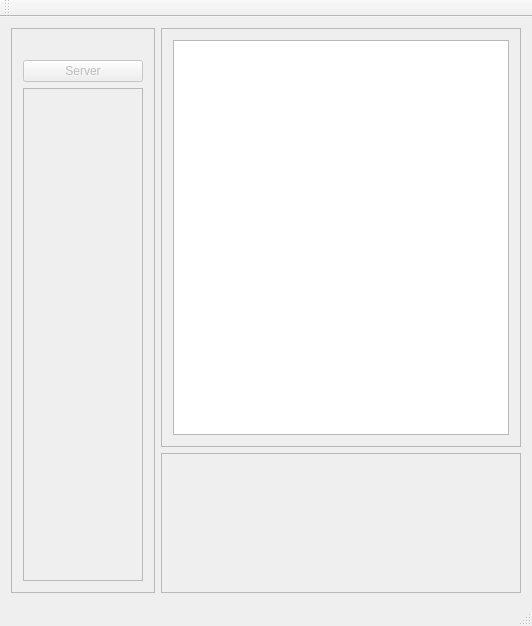
<?xml version="1.0" encoding="UTF-8"?>
<ui version="4.0">
 <class>MainWindowClass</class>
 <widget class="QMainWindow" name="MainWindowClass">
  <property name="geometry">
   <rect>
    <x>0</x>
    <y>0</y>
    <width>532</width>
    <height>626</height>
   </rect>
  </property>
  <property name="windowTitle">
   <string>MainWindow</string>
  </property>
  <widget class="QWidget" name="centralWidget">
   <layout class="QGridLayout" name="gridLayout_2" rowstretch="3,1" columnstretch="2,5">
    <item row="0" column="0" rowspan="2">
     <widget class="QFrame" name="frame">
      <property name="frameShape">
       <enum>QFrame::StyledPanel</enum>
      </property>
      <property name="frameShadow">
       <enum>QFrame::Raised</enum>
      </property>
      <layout class="QGridLayout" name="gridLayout">
       <item row="2" column="0">
        <widget class="QScrollArea" name="scrollArea">
         <property name="sizePolicy">
          <sizepolicy hsizetype="Expanding" vsizetype="Expanding">
           <horstretch>0</horstretch>
           <verstretch>0</verstretch>
          </sizepolicy>
         </property>
         <property name="horizontalScrollBarPolicy">
          <enum>Qt::ScrollBarAlwaysOff</enum>
         </property>
         <property name="sizeAdjustPolicy">
          <enum>QAbstractScrollArea::AdjustToContents</enum>
         </property>
         <property name="widgetResizable">
          <bool>true</bool>
         </property>
         <property name="alignment">
          <set>Qt::AlignLeading|Qt::AlignLeft|Qt::AlignTop</set>
         </property>
         <widget class="QWidget" name="scrollAreaWidgetContents">
          <property name="geometry">
           <rect>
            <x>0</x>
            <y>0</y>
            <width>118</width>
            <height>455</height>
           </rect>
          </property>
          <layout class="QGridLayout" name="gridLayout_3" columnstretch="0">
           <property name="sizeConstraint">
            <enum>QLayout::SetMinAndMaxSize</enum>
           </property>
           <property name="leftMargin">
            <number>0</number>
           </property>
           <property name="topMargin">
            <number>0</number>
           </property>
           <property name="rightMargin">
            <number>0</number>
           </property>
           <property name="bottomMargin">
            <number>0</number>
           </property>
           <property name="horizontalSpacing">
            <number>0</number>
           </property>
           <property name="verticalSpacing">
            <number>10</number>
           </property>
          </layout>
         </widget>
        </widget>
       </item>
       <item row="1" column="0">
        <widget class="QPushButton" name="pbServer">
         <property name="enabled">
          <bool>false</bool>
         </property>
         <property name="sizePolicy">
          <sizepolicy hsizetype="Expanding" vsizetype="Fixed">
           <horstretch>0</horstretch>
           <verstretch>0</verstretch>
          </sizepolicy>
         </property>
         <property name="text">
          <string>Server</string>
         </property>
        </widget>
       </item>
       <item row="0" column="0">
        <widget class="QLabel" name="labelName">
         <property name="text">
          <string/>
         </property>
        </widget>
       </item>
      </layout>
     </widget>
    </item>
    <item row="0" column="1">
     <widget class="QFrame" name="frameRead">
      <property name="frameShape">
       <enum>QFrame::StyledPanel</enum>
      </property>
      <property name="frameShadow">
       <enum>QFrame::Raised</enum>
      </property>
      <layout class="QGridLayout" name="layoutRead">
       <item row="0" column="0">
        <widget class="QListView" name="listView"/>
       </item>
      </layout>
     </widget>
    </item>
    <item row="1" column="1">
     <widget class="QFrame" name="frameWrite">
      <property name="frameShape">
       <enum>QFrame::StyledPanel</enum>
      </property>
      <property name="frameShadow">
       <enum>QFrame::Raised</enum>
      </property>
      <layout class="QGridLayout" name="layoutWrite"/>
     </widget>
    </item>
   </layout>
  </widget>
  <widget class="QMenuBar" name="menuBar">
   <property name="geometry">
    <rect>
     <x>0</x>
     <y>0</y>
     <width>532</width>
     <height>26</height>
    </rect>
   </property>
  </widget>
  <widget class="QToolBar" name="mainToolBar">
   <attribute name="toolBarArea">
    <enum>TopToolBarArea</enum>
   </attribute>
   <attribute name="toolBarBreak">
    <bool>false</bool>
   </attribute>
  </widget>
  <widget class="QStatusBar" name="statusBar"/>
 </widget>
 <layoutdefault spacing="6" margin="11"/>
 <resources>
  <include location="mainwindow.qrc"/>
 </resources>
 <connections/>
</ui>
